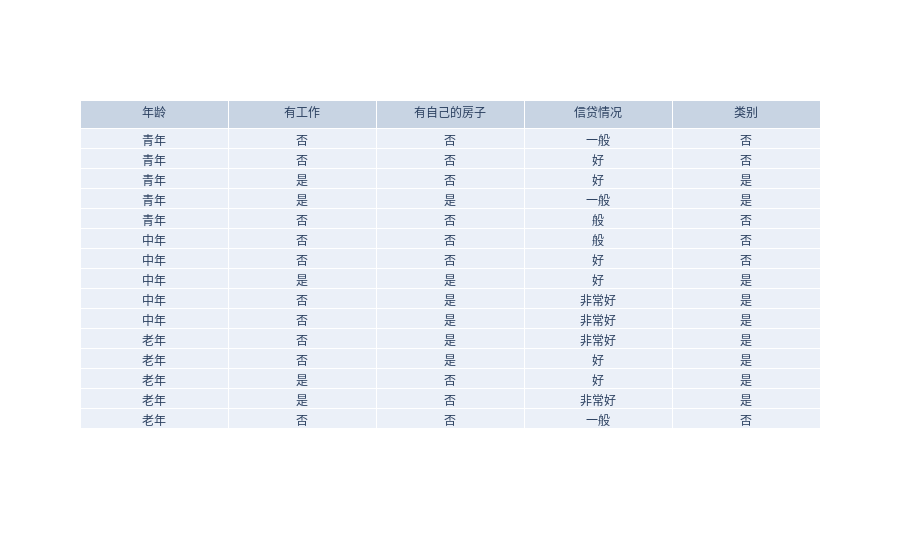

Write notebook code for a chart like this one.
### Markdown cell above
# DecisionTree

Below is the dat set.

### Code cell
import plotly.graph_objs as go
from decision_tree import DecisionTree
import pandas as pd
import random
import numpy as np

def loadXY(data, sample):
    X, Y = [], []
    dataX = data.drop(['类别'], axis=1).T
    dataY = data['类别'].T
    for s in sample:
        X.append(np.array(dataX[s]))
        Y.append(dataY[s])
    return X, Y

data = pd.read_csv('loan.csv', header=0,index_col=0)

go.Figure(data=[go.Table(
    header=dict(values=data.keys()),
    cells=dict(values=[x[1] for x in data.items() ]))
]).show()

tag = {}
for col in data:
    tag[col] = {}
    mp = list(set(data[col]))
    mp = {mp[i]:i for i in range(len(mp))}
    tag[col] = {mp[i]:i for i in mp}
    data[col] = data[col].apply(lambda x:mp[x])

size = len(data)
train = random.sample(list(range(1,size+1)), 10)
test = list(set(list(range(1,size+1))) - set(train))

trainX, trainY = loadXY(data, train)
testX, testY = loadXY(data, test)

tree = DecisionTree(trainX, trainY, 0, mode='C45')

print("train")
for x, y in zip(trainX, trainY):
    print(tree.Predict(x), y)

print("test")
for x, y in zip(testX, testY):
    print(tree.Predict(x), y)

### Figure 1 — Plotly figure (JSON) as saved in the notebook; plotly's stock layout.template omitted (floating-point values rounded to 4 significant figures)
{"data": [{"cells": {"values": [["青年", "青年", "青年", "青年", "青年", "中年", "中年", "中年", "中年", "中年", "老年", "老年", "老年", "老年", "老年"], ["否", "否", "是", "是", "否", "否", "否", "是", "否", "否", "否", "否", "是", "是", "否"], ["否", "否", "否", "是", "否", "否", "否", "是", "是", "是", "是", "是", "否", "否", "否"], ["一般", "好", "好", "一般", "般", "般", "好", "好", "非常好", "非常好", "非常好", "好", "好", "非常好", "一般"], ["否", "否", "是", "是", "否", "否", "否", "是", "是", "是", "是", "是", "是", "是", "否"]]}, "header": {"values": ["年龄", "有工作", "有自己的房子", "信贷情况", "类别"]}, "type": "table"}], "layout": {}}
